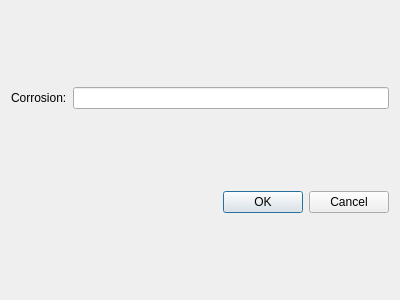
<?xml version="1.0" encoding="UTF-8"?>
<ui version="4.0">
 <class>CorrosionGrayDialog</class>
 <widget class="QDialog" name="CorrosionGrayDialog">
  <property name="geometry">
   <rect>
    <x>0</x>
    <y>0</y>
    <width>400</width>
    <height>300</height>
   </rect>
  </property>
  <property name="windowTitle">
   <string>Dialog</string>
  </property>
  <layout class="QVBoxLayout" name="verticalLayout">
   <item>
    <layout class="QHBoxLayout" name="horizontalLayout">
     <item>
      <widget class="QLabel" name="label">
       <property name="text">
        <string>Corrosion:</string>
       </property>
      </widget>
     </item>
     <item>
      <widget class="QLineEdit" name="lineEdit"/>
     </item>
    </layout>
   </item>
   <item>
    <widget class="QDialogButtonBox" name="buttonBox">
     <property name="orientation">
      <enum>Qt::Horizontal</enum>
     </property>
     <property name="standardButtons">
      <set>QDialogButtonBox::Cancel|QDialogButtonBox::Ok</set>
     </property>
    </widget>
   </item>
  </layout>
 </widget>
 <resources/>
 <connections>
  <connection>
   <sender>buttonBox</sender>
   <signal>accepted()</signal>
   <receiver>CorrosionGrayDialog</receiver>
   <slot>accept()</slot>
   <hints>
    <hint type="sourcelabel">
     <x>248</x>
     <y>254</y>
    </hint>
    <hint type="destinationlabel">
     <x>157</x>
     <y>274</y>
    </hint>
   </hints>
  </connection>
  <connection>
   <sender>buttonBox</sender>
   <signal>rejected()</signal>
   <receiver>CorrosionGrayDialog</receiver>
   <slot>reject()</slot>
   <hints>
    <hint type="sourcelabel">
     <x>316</x>
     <y>260</y>
    </hint>
    <hint type="destinationlabel">
     <x>286</x>
     <y>274</y>
    </hint>
   </hints>
  </connection>
 </connections>
</ui>
